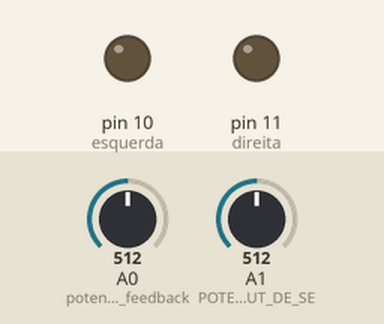
Recording of a sketch running on a simulated Arduino Uno, built with avr-gcc and run on an emulated ATmega328P. Shown: output pins drawn as LEDs (lit = HIGH). The inputs (shaded band) are chosen by the test bench; at power-on: A0 (potenciometro_feedback) = 512, A1 (POTENCIOMETRO_INPUT_DE_SE) = 512.

Above: at 1.2 s.
1.3 s: A0 (potenciometro_feedback) set to 525
At 1.7 s:
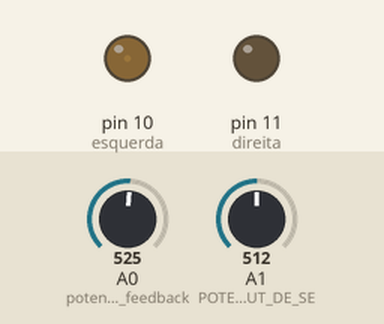
4.3 s: A1 (POTENCIOMETRO_INPUT_DE_SE) set to 306
6.1 s: A1 (POTENCIOMETRO_INPUT_DE_SE) set to 511
At 6.6 s:
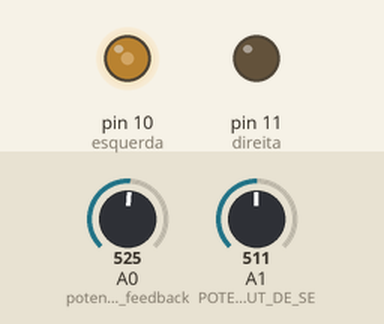
9.1 s: A0 (potenciometro_feedback) set to 306
At 9.3 s:
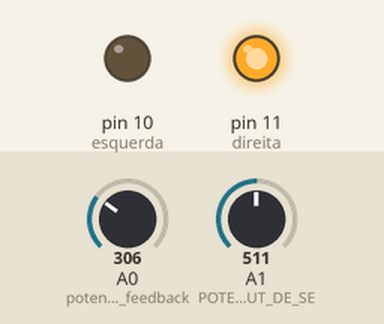
12.1 s: A0 (potenciometro_feedback) set to 716
At 15.2 s:
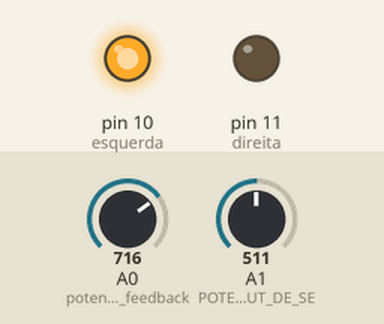
Timing chart, 0 to 16.1 s (numbered marks = the images above; inputs shaded):
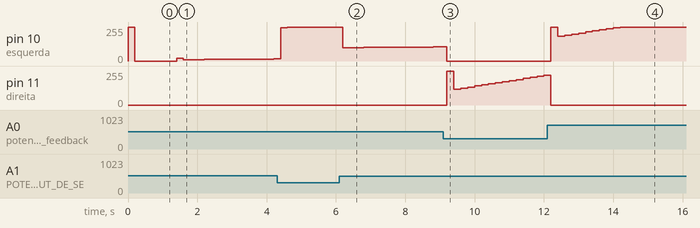

Measured:
- after the input at 1.3 s, pin 10 (esquerda): 0/255 → 20/255 after 0.10 s, → 10/255 0.20 s later, → 11/255 0.20 s later, → 12/255 0.40 s later, … (8 changes in this stretch)
- after the input at 6.1 s, pin 10 (esquerda): 255/255 → 101/255 after 0.10 s, → 102/255 0.60 s later, → 103/255 0.40 s later, → 104/255 0.60 s later, … (6 changes in this stretch)
- after the input at 9.1 s, pin 11 (direita): 0/255 → 255/255 after 0.10 s, → 119/255 0.20 s later, → 127/255 0.20 s later, → 135/255 0.20 s later, … (15 changes in this stretch)
- after the input at 12.1 s, pin 10 (esquerda): 0/255 → 255/255 after 0.10 s, → 187/255 0.20 s later, → 195/255 0.20 s later, → 202/255 0.20 s later, … (11 changes in this stretch)

The sketch:

Controle_PID_JFRG_PSS_DVLDP.ino
```cpp
/*
Código desenvolvido por João Fernando Rangel, Pedro Soeiro Sant'Anna e Davi Lipaus de Paula
*/

#include <PID_v1_bc.h>

int esquerda = 10, direita = 11;


double saida, output, setpoint = 90, kp = 5, ki = 1, kd = 1;

PID myPID(&saida, &output, &setpoint, kp, ki, kd, DIRECT);

int lado = 1;


void setup() {
  pinMode(A0, INPUT);         // potenciometro feedback
  pinMode(esquerda, OUTPUT);  // porta 10
  pinMode(direita, OUTPUT);   // porta 11
  pinMode(A1, INPUT);         // POTENCIOMETRO INPUT DE SETPOINT I/O
  myPID.SetMode(1);
  myPID.SetSampleTime(200);
  Serial.begin(9600);
  myPID.SetOutputLimits(-255, 255);
  // put your setup code here, to run once:
}

void loop() {
  // put your main code here, to run repeatedly:
  setpoint = map(analogRead(A1), 80, 900, 0, 180);  // valor na planta
  //Serial.print("Potenciometro: ");
  saida = map(analogRead(A0), 20, 960, 0, 180);  // valor introduzido pelo usuário
  if (myPID.Compute()) {/*
    Serial.print(0);
    Serial.print(" ");
    Serial.print(setpoint);
    Serial.print(" ");
    Serial.print(saida);
    Serial.print(" ");
    Serial.println(200);*/
    if (output > 0) {
      analogWrite(direita, output);
      analogWrite(esquerda, 0);

    } else {
      analogWrite(esquerda, abs(output));
      analogWrite(direita, 0);
    }
  }
}
```
